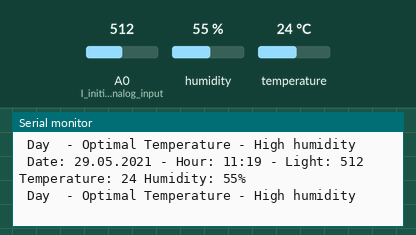
Simulated run of this sketch. Board: Arduino Uno, built with avr-gcc and run on an emulated ATmega328P. Shown: the last lines printed to the serial monitor. The test bench sets the inputs (shaded band); at power-on: humidity 55 %, A0 (I_initialize_analog_input) = 512, temperature 24 °C.

Above: at 3.9 s.
4.0 s: humidity set to 52 %
At 6.7 s:
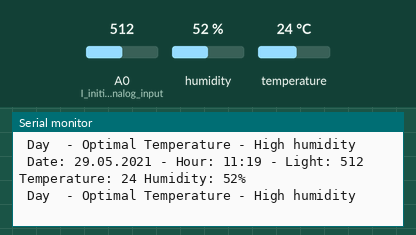
8.0 s: humidity set to 49 %
At 9.8 s:
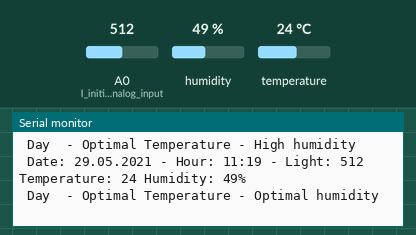
13.9 s: A0 (I_initialize_analog_input) set to 418
At 16.1 s:
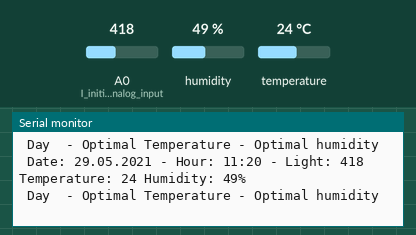
17.9 s: A0 (I_initialize_analog_input) set to 391
At 19.2 s:
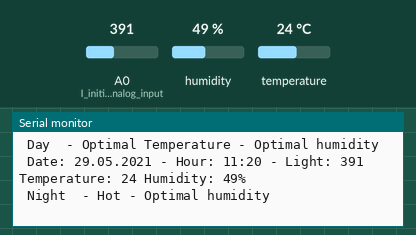
23.2 s: temperature set to 20 °C
At 25.7 s:
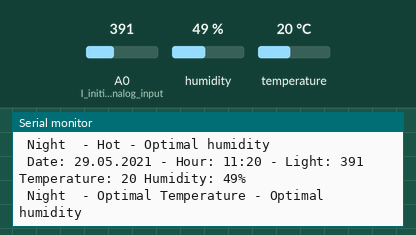
Timing chart, 0 to 27.2 s (numbered marks = the images above; inputs shaded):
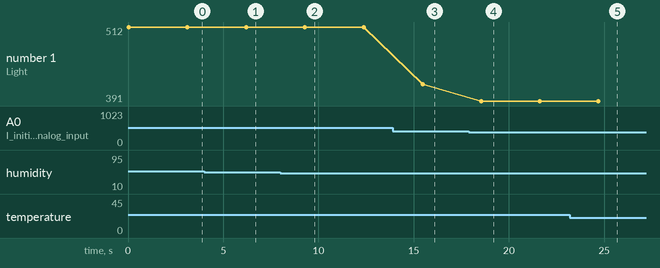

Measured:
- the behaviour switches between 51 and 50 % on humidity (found by bisection; images 1 and 2)
- the behaviour switches between 400 and 399 on A0 (I_initialize_analog_input) (found by bisection; images 3 and 4)
- the behaviour switches between 22 and 21 °C on temperature (found by bisection; images 4 and 5)
- after the input at 4.0 s, the serial monitor: prints a new line after 2.2 s (image 1)
- after the input at 8.0 s, the serial monitor: prints a new line after 1.3 s (image 2)
- after the input at 13.9 s, the serial monitor: prints a new line after 1.6 s (image 3)
- after the input at 17.9 s, the serial monitor: prints a new line after 0.65 s (image 4)
- after the input at 23.2 s, the serial monitor: prints a new line after 1.5 s (image 5)

The sketch:

code.ino
```cpp
#include "DHT.h"
#include <TimeLib.h>

#define DHTPIN 2                         // Pin number to connect DHT11 on Arduino (It can be any digital IO pin) / DHT11 'in Arduino üzerinde bağlanacağı pin numarası (Herhangi bir digital IO pini olabilir )
#define DHTTYPE DHT11                    // To determine the model of our DHT (Since the library written for DHT22 and its derivatives is DHT11, we will use it) / DHT mizin modelini belirlemek için (Kütüphane DHT22 ve türevleri için yazılmış bizim kullanacağımız DHT11 olduğu için bunu oluşturuyoruz)
unsigned long DEFAULT_TIME = 1622287190; // https://www.epochconverter.com/ From here we can get the current time and paste it (it's very easy for TimeLib to get it as Epoc time and parse it) / https://www.epochconverter.com/ Buradan şimdiki zamanı alıp yapıştırabiliriz (Epoc time olarak alıp parse etmek TimeLib için çok kolay)
DHT dht(DHTPIN, DHTTYPE);                // We create our DHT sensor's object /  DHT sensörümüz için  objemizi oluşturuyoruz

String commonFunction() // This function is where we read all the values and return a string in accordance with the printing style of all of them. Here below functions are called for different temperature values for 'day' and 'night'. / Bu fonksiypn tüm değerlerin okunup hepsinin bastırım şekline uygun olarak bir string dööndürdüğümüz yer burda 'day' ve 'night' için farklı sıcaklık değerleri için aşağıda fonskiyonlar çağrılmakta
{
    int humidityValue = dht.readHumidity();       // Read humidity / Nemi okuyoruz
    int ldrValue = analogRead(A0);                // Since the value coming from LDR will be analog data, we are reading connected to A0 pin (It can be any analog input) / LDR den gelen değer analog veri olacağı için A0 pinine bağlı okuma yapıyoruz (Herhangi bir analog giriş olabilir)
    int temperatureValue = dht.readTemperature(); // We read the temperature value / Sıcaklık değerini okuyoruz
    return " Date: " + makeDouble(day()) + "." + makeDouble(month()) + "." + String(year()) + " - Hour: " + makeDouble(hour()) + ":" + makeDouble(minute()) + " - Light: " + String(ldrValue) + " Temperature: " + String(temperatureValue) + " Humidity: " + String(humidityValue) + "%\n" +
           DayCatagory(ldrValue) + " - " + Day(DayCatagory(ldrValue), temperatureValue) + " - " + humidity(humidityValue); // // Here is the part where we return the desired message to be suppressed /  Burada bastırılması istenen mesajı döndürdüğümüz kısım
}
String makeDouble(int param) //The function that I wrote in the previous lab that allows us to add 0 in the beginning if the hours and days are less than 10 /  Bir önceki lab da yazdığım , saat ve günlerin 10 dan küçük olması durumunda başına 0 eklememizi sağlayan fonksiyon
{
    if (param < 10)
        return "0" + String(param);
    return String(param);
}
String humidity(int humidityValue) // The function for returning the conditions according to the state of humidity / Nemin durumuna göre olan koşulların döndürüldüğü fonksiyon
{
    if (humidityValue < 30)
        return "Low humidity";
    else if (humidityValue > 50)
        return "High humidity";
    return "Optimal humidity";
}

String DayCatagory(int ldrValue) // // Our function that returns 'day' and 'night' according to the value read from the LDR / LDR'den okunan değere göre 'day' veya 'night' döndüren fonksiyonumuz
{
    if (ldrValue >= 400)
        return " Day ";
    return " Night ";
}
String Day(String day, int temperatureValue) // Optimum temperatures vary depending on whether the day is 'day' or 'night'. / Günün 'day' mi 'night' mı olmasına göre optimum sıcaklıklar değişmekte onun kontrolünü yapan fonksiyonumuz
{
    int min, max;      // min and max values are different in the morning and evening. / min max değerleri sabah ve akşam farklı
    if (day[1] == 'D') // According to the value of the ldr we call day, the string variable, which we return day or night, is the value returned in the above function; if its 1st index is D it is 'Day' otherwise it is 'Night' / day dediğimiz ldr'nin değerine göre gün mü gece mi olduğunu döndürdüğümğz string değişkeni yukarıdaki fonksiyonda dönen değer ; eğer bunun 1. indexi D ise 'Day' dir eğer değilse 'Night' tır
    {
        min = 20; // If it is 'Day', I assign the values that the temperature will be cold and hot. / Eğer 'Day' ise sıcaklığın soğuk ve sıcak olacağı değerlerin atamasını yapıyorum
        max = 24;
    }
    else
    {
        min = 18; // If it is 'Night', I assign the values that the temperature will be cold and hot. / Eğer 'Night' ise sıcaklığın soğuk ve sıcak olacağı değerlerin atamasını yapıyorum
        max = 21;
    }
    if (temperatureValue > max) // Checking the hotness or not here / Burada sıcak olma durumunu kontrol ediyorum
    {
        return "Hot";
    }
    else if (temperatureValue < min) // The state of being cold here  / Burada soğuk olma durumunu
    {
        return "Cold";
    }
    return "Optimal Temperature"; // If this is not in 2 cases, I return this to the optimal by saying it is directly here / Bu 2 durumda değilse direk buradadir diyerek bunu optimali döndürüyorum
}
void setup()
{
    Serial.begin(9600); // I initiate communication to press the serial port display / Seri port ekranına bastırmak için iletişimi başlatıyorum
    pinMode(A0, INPUT); // I initialize analog input value / Analog giriş değerini başlatıyorum
    dht.begin();        // I don't need to specify the pinMode for which digital pin will be reading specifically for DHT. Dht.begin sets and starts everything. / DHT için özel olarak hangi dijital pinden okuma yapacaksa onun pinMode şeklinde belirtmeme gerek yok dht.begin tüm her şeyi ayarlıyor ve başlatıyor
}
void loop()
{
    setTime(DEFAULT_TIME);            // I set the variable that we added above as epoch time as the Arduino's clock. (At the same time, we update the incremental time). / Yukarıda epoch time olarak eklediğimiz değişkeni Arduino'nun saati şeklinde ayarlıyorum (Aynı zamanda artan zamanın güncellemesini yapıyoruz)
    Serial.println(commonFunction()); // Here, the desired string value is printed on the screen by returning this function. / Burada Bastırılması istenen string değeri bu fonksiyon return edilerek ekranda bastırılıyor
    DEFAULT_TIME = DEFAULT_TIME + 3;  // I increase the time by 3 seconds / Zamanı 3 saniye arttırıyorum
    delay(3000);                      // We expect 3 seconds to pass / 3 saniye geçmesini bekliyoruz
}

/* Referances

for Turkish
https://www.mouser.com/datasheet/2/758/DHT11-Technical-Data-Sheet-Translated-Version-1143054.pdf DHT11 için 5K direnç bağlıyacağımızı ve pinleri gösteren datasheet
https://components101.com/sensors/dht11-temperature-sensor DHT 11 PinOut
https://create.arduino.cc/projecthub/rudraksh2008/connecting-ldr-photoresistor-with-arduino-0107b7 LDR Bağlanım örneği için baktığım Kaynak
https://www.youtube.com/watch?v=NxieXXSnJ9U // Epoc Time için danıştığım RTC ile yapılmış bir proje

for English
https://www.mouser.com/datasheet/2/758/DHT11-Technical-Data-Sheet-Translated-Version-1143054.pdf Datasheet showing the pins and connecting a 5K resistor for DHT11
https://components101.com/sensors/dht11-temperature-sensor DHT 11 PinOut
https://create.arduino.cc/projecthub/rudraksh2008/connecting-ldr-photoresistor-with-arduino-0107b7 Source for LDR Connection example
https://www.youtube.com/watch?v=NxieXXSnJ9U // A project made with RTC that I consulted for Epoc Time

*/
```
